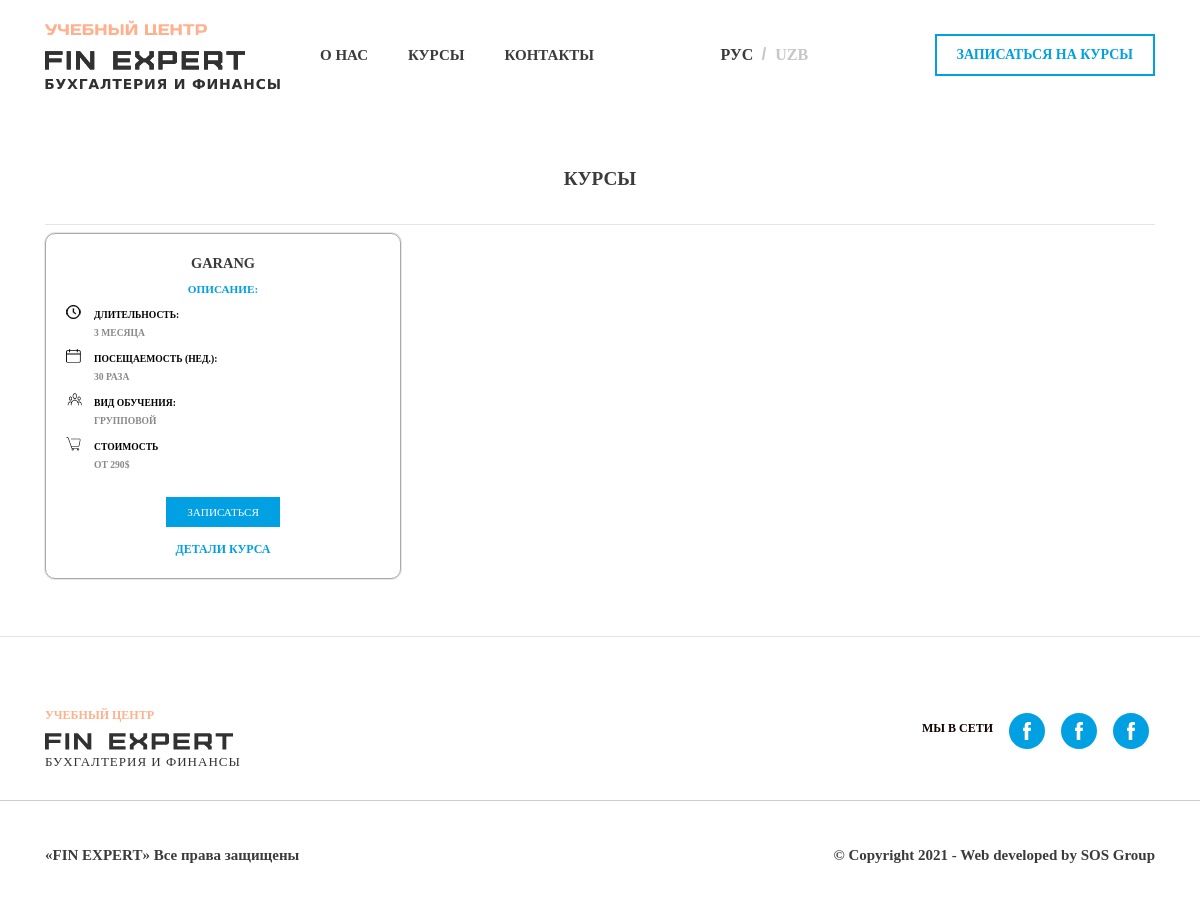
Page /kurs on the committed database.
### kurs/models.py (models this page shows)
class Course(models.Model):
    group_option = [
        ('групповой', 'групповой'),
        ('индивидуальный', 'индивидуальный'),
        ('мини группа', 'мини группа')
    ]
    name = models.CharField(max_length=255, verbose_name='Yunalishi')
    muddati = models.IntegerField(verbose_name='Davomiyligi', help_text='oy')
    dars_soni = models.IntegerField(verbose_name='Darslar soni', help_text='haftasiga')
    group = models.CharField("Guruh shakli", max_length=255, choices=group_option)
    price = models.IntegerField(verbose_name='Narxi(oy)')
    img = models.ImageField(upload_to='course', blank=True)
    description = models.TextField(verbose_name='Tavsifi')

### kurs/views.py (the view)
# urls.py: path('kurs', views.All_CourseList.as_view(), name='kurs'),
class All_CourseList(ListView):
    model = Course
    template_name = 'kurs/all_course.html'
    context_object_name = 'data'

### kurs/templates/kurs/all_course.html (shortened to what this page needs)
{% extends 'navbar.html' %}
{% load static %}
{% block content %}
      <div class="box-2">
      <div class="container">
        <h1>Курсы</h1>
        <hr>
        <div class="card-4">
            {% for i in data %}
          <div class="card-1">
            <p class="text-buxg">{{ i.name }}</p>
            <p class="text-opic">ОПИСАНИЕ:</p>
            <div class="text-icon">
              <div class="img-text"><img src="{% static 'img/soat.svg' %}" alt="">
                <p class="text-bold">длительность: <br><span>{{ i.muddati }} месяца</span></p>
              </div>
              <div class="img-text"><img src="{% static 'img/ss.svg' %}" alt="">
                <p class="text-bold"> посещаемость (нед.): <br> <span>{{ i.dars_soni }} раза</span></p>
              </div>
              <div class="img-text user-img"><img class="img-size" src="{% static 'img/user.svg' %}" alt="">
                <p class="text-bold text-left-m">вид обучения: <br><span>{{ i.group }}</span></p>
              </div>
              <div class="img-text"><img src="{% static 'img/shopping-cart (1).svg' %}" alt="">
                <p class="text-bold">стоимость <br><span>от {{ i.price }}$</span></p>
              </div>
            </div>
            <div class="a">
              <a href="{% url 'register' %}" class="btn-zact">записаться</a><br><br>
              <a href="{% url 'detail' i.pk %}" class="btn-s">Детали курса</a>
            </div>
          </div>
         {% endfor %}
        </div>
      </div>
    </div>
    <hr>
    {% include 'foter.html' %}
{% endblock %}

### static/css/style.css (style rules this page uses)
:root { overflow: auto; }
html { overflow-y: hidden; box-sizing: border-box; font-size: 10px; }
.box-2 { margin: 57px 0; }
.box-2 h1 { margin-bottom: 34px; font-size: 2.4rem; color: #3b3b3b; font-weight: bold; text-align: center; text-transform: uppercase; }
.card-4 { grid-gap: 21px; display: grid; grid-template-columns: repeat(4, 1fr); }
.card-1 { padding: 20px; height: 453px; border-radius: 10px; background-color: #ffffff; border: 1px solid #ada8a8; }
.card-1 { background-color: #fff; box-shadow: 0 0 0 1px #e2e9ed; position: relative; z-index: 0; transition: 0.2s all; font-family: 'Proxima'; }
.img-size { width: 22px; }
.user-img { margin-left: -2px; }
.text-left-m { margin-left: -5px; }
.text-buxg { text-transform: uppercase; font-size: 1.8rem; color: #3b3b3b; font-weight: bold; text-align: center; }
.text-opic { font-size: 1.4rem; color: #00a0e3; font-weight: bold; text-align: center; }
.text-bold { padding-left: 13px; width: 168px; font-size: 1.2rem; text-transform: uppercase; color: #000000; font-weight: bold; }
.img-text { display: -webkit-box; }
.img-text img { margin-top: -9px; }
.text-bold span { text-transform: uppercase; font-size: 1.2rem; color: #898989; font-weight: bold; }
.btn-zact { text-decoration: none; padding: 1px 13px; font-size: 1.4rem; color: #ffffff; width: 143px; height: 40px; background-color: #00a0e3; border: 8px solid #00a0e3; }
.btn-s { font-size: 1.5rem; color: #00a0e3; font-family: 'Proxima'; font-weight: 600; }
.a { text-transform: uppercase; margin-top: 20px; text-align: center; }
@media (min-width: 992.5px) and (max-width: 1200px) { html { font-size: 8px; } }
@media (min-width: 992.5px) and (max-width: 1200px) { p { margin-top: 0; margin-bottom: 8px; } }
@media (min-width: 992.5px) and (max-width: 1200px) { .card-1 { height: auto; } }
@media (min-width: 992.5px) and (max-width: 1200px) { .card-4 { display: grid; grid-template-columns: repeat(3, 1fr); } }
p { font-family: 'proxima'; }
:root { --star-size: 60px; --star-color: #fff; --star-background: #00a0e3; }
@media (min-width:992.5px) and (max-width:1200px) { .container { max-width: 1140px } }

### static/css/style_pagen.css (style rules this page uses)
html { overflow-y: hidden; box-sizing: border-box; font-size: 10px; }

### rows in the picture
Course: name "GARANG", muddati "3", dars_soni "30", group "ГРУППОВОЙ", price "290"
